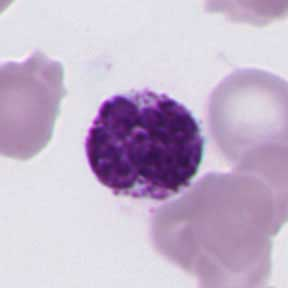
#> input picture leuko_fatty_256/basophil/basophil_0037.jpg, 288 x 288 px; its folder holds only this picture in this run
$ jupyter execute --allow-errors tiny_model_zoo.ipynb
#> lines starting #> are read from the running program, lines starting #| are printed output that depends on the picture
[cell 1]
from __future__ import annotations

#general naming conventions.
#in "optional" cells, the variable names start with "_". These are generally do visually peek at some data...

#use full words where possible, width instead of w. (x and y are exceptions)
#use snake case, caps for global, lowercase for local.
# follow swift-like wording (descriptive, full eglish words) -- but not camel cased...

import os
os.environ["PYTORCH_ENABLE_MPS_FALLBACK"] = "1"

from pathlib import Path
from dataclasses import dataclass, asdict
from typing import Tuple, List, Optional, Dict, Literal
from collections import defaultdict
from enum import Enum
import random, math, json, time
from PIL import Image, ImageDraw, ImageFont, ImageFile, ImageEnhance
import matplotlib.pyplot as plt
import cv2
import numpy as np
import torch
import torch.nn as nn
import torchvision.transforms.functional as TVF
import torch.nn.functional as F
from torch.utils.data import DataLoader, Dataset
from sklearn.metrics import roc_curve, auc, roc_auc_score, confusion_matrix
from sklearn.preprocessing import label_binarize

PathLike = Path | str
RGB = tuple[int, int, int]

MAX_AUGMENT_MULTIPLIER = 2.0  # augmented <= real

BALANCE_TARGET_COUNT_PER_CLASS = 2500
SPLIT_PERCENT_TEST = 0.0
SPLIT_PERCENT_VALIDATION = 0.20

NETWORK_POST_AUGMENTATION_INSET = 12
NETWORK_SIZE = 224

# Image-space LAB L normalization defaults (baked in)
LAB_NORMALIZATION_TARGET_MEAN = 145.0
LAB_NORMALIZATION_TARGET_STD  = 40.0

CLAHE_CLIP_LIMIT = 2.0
CLAHE_TILE_GRID_SIZE = (8, 8)

DENOISE_LUMINANCE_STRENGTH = 5
DENOISE_COLOR_STRENGTH = 5
DENOISE_TEMPLATE_WINDOW_SIZE = 7
DENOISE_SEARCH_WINDOW_SIZE = 21

AUGMENTATION_BRIGHTNESS_MIN, AUGMENTATION_BRIGHTNESS_MAX = 0.90, 1.10
AUGMENTATION_CONTRAST_MIN, AUGMENTATION_CONTRAST_MAX   = 0.90, 1.10
AUGMENTATION_SATURATION_MIN, AUGMENTATION_SATURATION_MAX = 0.95, 1.05
AUGMENTATION_TRANSLATION_VALUES = [-5, 0, 5]
AUGMENTATION_ROTATION_VALUES = [0, 90, 180, 270]

torch.set_default_dtype(torch.float32)
#> (this line was passed over: torch is not available in this run)


print("🟢 Modules loaded.")

[cell 2]
DATA_ROOT = Path("leuko_fatty_256")

jpg_file_list = list(DATA_ROOT.rglob("*.jpg"))
valid_count = corrupt_count = 0
min_width = min_height = 2048
max_width = max_height = 0

ImageFile.LOAD_TRUNCATED_IMAGES = True
for jpg_file in jpg_file_list:
    try:
        with Image.open(jpg_file) as image:
#> image is the input picture: PIL image 288x288 RGB; mean R, G, B 195.3, 179.2, 203.2
            width, height = image.size
            valid_count += 1
            min_width = min(min_width, width)
            min_height = min(min_height, height)
            max_width = max(max_width, width)
            max_height = max(max_height, height)
    except Exception:
        corrupt_count += 1

if corrupt_count: print(f"⚠️ {corrupt_count} corrupt image files.")
if (min_width, min_height) == (max_width, max_height):
    print(f"🟢 {valid_count} images with ubiquitous dimensions, {min_width} x {min_height} pixels.")
#| 🟢 2 images with ubiquitous dimensions, 288 x 288 pixels.
else:
    print(f"🟡 {valid_count} images of mixed dimensions\n   ({min_width} to {max_width}) x ({min_height} to {max_height}) pixels.")

ImageFile.LOAD_TRUNCATED_IMAGES = False

[cell 3]
# Peek at the data, in a sexy fashion. Skip if broken.
_class_directories = sorted(
    p for p in DATA_ROOT.iterdir()
    if p.is_dir() and not p.name.startswith("__")
)
_thumbnail_size = 56; _images_per_class = 6
_panel_columns = 3; _panel_rows = 2
_image_padding = 3; _panel_padding = 8; _label_height = 16
_classes_per_row = 4
_class_count = len(_class_directories); _font = ImageFont.load_default()
_panel_width  = _panel_columns * _thumbnail_size + (_panel_columns - 1) * _image_padding
_panel_height = _label_height + _panel_rows * _thumbnail_size + (_panel_rows - 1) * _image_padding
_grid_columns = min(_classes_per_row, _class_count) if _class_count else _classes_per_row
_grid_rows    = math.ceil(_class_count / _grid_columns) if _class_count else 1
_canvas_width  = _grid_columns * _panel_width  + (_grid_columns - 1) * _panel_padding
_canvas_height = _grid_rows    * _panel_height + (_grid_rows    - 1) * _panel_padding
_canvas = Image.new("RGB", (_canvas_width, _canvas_height), "white")
#> _canvas: PIL image 356x131 RGB; every value is 255
_draw = ImageDraw.Draw(_canvas)
_image_positions = [
    (column_index, row_index)
    for row_index in range(_panel_rows)
    for column_index in range(_panel_columns)
]
for class_index, class_directory in enumerate(_class_directories):
    jpg_files = sorted(class_directory.rglob("*.jpg"))
    if not jpg_files: continue
    sample_images = random.sample(jpg_files, min(_images_per_class, len(jpg_files)))
    grid_row = class_index // _grid_columns; grid_column = class_index % _grid_columns
    x_offset = grid_column * (_panel_width + _panel_padding); y_offset = grid_row * (_panel_height + _panel_padding)
    _draw.text((x_offset, y_offset), class_directory.name, fill=(0, 0, 0), font=_font)
    for image_path, (column_index, row_index) in zip(sample_images, _image_positions):
        with Image.open(image_path) as image:
            image = image.convert("RGB").resize((_thumbnail_size, _thumbnail_size), Image.BILINEAR)
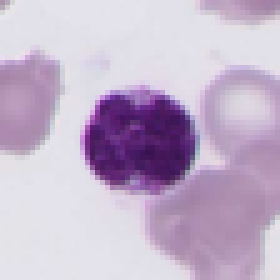
#> image: PIL image 56x56 RGB (shown 5 times larger); mean R, G, B 195.3, 179.2, 203.2
        pixel_x = x_offset + column_index * (_thumbnail_size + _image_padding)
        pixel_y = y_offset + _label_height + row_index * (_thumbnail_size + _image_padding)
        _canvas.paste(image, (pixel_x, pixel_y))
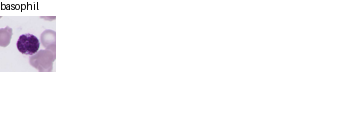
#> _canvas: PIL image 356x131 RGB; mean R, G, B 250.4, 249.4, 251
plt.figure(figsize=(12, max(4, _grid_rows * 2.2))); plt.imshow(_canvas); plt.axis("off"); plt.show()

[cell 4]
# [10 lines left out: functions tensor_to_pil, pil_to_tensor, not called in this run]

@dataclass(frozen=True)
class Augmentation:
    flip_horizontal: bool
    rotation_degrees: int
    translation_x: int
    translation_y: int
    brightness_factor: float = 1.0
    contrast_factor: float = 1.0
    saturation_factor: float = 1.0

# [75 lines left out: functions _apply_color_pil, _apply_geometry_pil, apply_augmentation, not called in this run]

def make_random_augmentation(random_generator: random.Random) -> Augmentation:
    return Augmentation(
        flip_horizontal=random_generator.choice([False, True]),
        rotation_degrees=random_generator.choice(AUGMENTATION_ROTATION_VALUES),
        translation_x=random_generator.choice(AUGMENTATION_TRANSLATION_VALUES),
        translation_y=random_generator.choice(AUGMENTATION_TRANSLATION_VALUES),
        brightness_factor=random_generator.uniform(AUGMENTATION_BRIGHTNESS_MIN, AUGMENTATION_BRIGHTNESS_MAX),
        contrast_factor=random_generator.uniform(AUGMENTATION_CONTRAST_MIN, AUGMENTATION_CONTRAST_MAX),
        saturation_factor=random_generator.uniform(AUGMENTATION_SATURATION_MIN, AUGMENTATION_SATURATION_MAX),
    )

@dataclass(frozen=True)
class FileReference:
    path: Path
    def __init__(self, path: PathLike):
        object.__setattr__(self, "path", Path(path))

@dataclass(frozen=True)
class FileReferenceAndAugmentation:
    file_reference: FileReference
    augmentation: Optional[Augmentation]


class_directories = sorted(
    class_directory
    for class_directory in DATA_ROOT.iterdir()
    if class_directory.is_dir()
    and not class_directory.name.startswith("__")
)

file_reference_table = defaultdict(list)
all_file_references: List[FileReference] = []

for class_directory in class_directories:
    class_name = class_directory.name
    for file_path in sorted(class_directory.rglob("*.jpg")):
        if file_path.is_file() and file_path.suffix.lower() == ".jpg":
            file_reference = FileReference(file_path)
            file_reference_table[class_name].append(file_reference)
            all_file_references.append(file_reference)

class_directories = sorted(
    class_directory
    for class_directory in DATA_ROOT.iterdir()
    if class_directory.is_dir()
    and not class_directory.name.startswith("__")
)

class_names: List[str] = [ class_directory.name for class_directory in class_directories ]
class_count = len(class_names)
class_index_table: Dict[str, int] = { class_name: class_index for class_index, class_name in enumerate(class_names) }
class_name_table: Dict[int, str] = { class_index: class_name for class_name, class_index in class_index_table.items() }

for class_name in class_names:
    class_index = class_index_table[class_name]
    class_name_refetch = class_name_table[class_index]
    length = len(file_reference_table[class_name])
    print(f"🔍 Found class: {class_name} ({class_index} => {class_name_refetch}) with {length} samples.")

[cell 5]
train_file_reference_table: Dict[str, List[FileReference]] = {}
validation_file_reference_table: Dict[str, List[FileReference]] = {}
test_file_reference_table: Dict[str, List[FileReference]] = {}

SPLIT_SEED = 777

def _stable_u32(text: str) -> int:
    import hashlib
    digest = hashlib.blake2b(text.encode("utf-8"),digest_size=4).digest()
    return int.from_bytes(digest, "little")

def split_list_deterministic(
    items: List[FileReference],
    seed: int,
) -> tuple[List[FileReference], List[FileReference], List[FileReference]]:
    items = sorted(
        items,
        key=lambda file_reference: file_reference.path.as_posix(),
    )
    items = list(items)
    random_generator = random.Random(seed)
    random_generator.shuffle(items)
    item_count = len(items)
    test_count = int(item_count * SPLIT_PERCENT_TEST)
    validation_count = int(item_count * SPLIT_PERCENT_VALIDATION)
    train_count = item_count - test_count - validation_count
    if item_count and train_count <= 0:
        train_count = 1
        leftover = item_count - train_count
        validation_count = min(validation_count, leftover)
        test_count = min(test_count, leftover - validation_count)

    train_items = items[:train_count]
    validation_items = items[train_count:train_count + validation_count]
    test_items = items[train_count + validation_count:train_count + validation_count + test_count]
    return train_items, validation_items, test_items

for class_name in class_names:
    class_file_references = file_reference_table.get(class_name, [])
    class_seed = _stable_u32(f"{SPLIT_SEED}|{class_name}")
    train_items, validation_items, test_items = split_list_deterministic(class_file_references, class_seed)
    train_file_reference_table[class_name] = train_items
    validation_file_reference_table[class_name] = validation_items
    test_file_reference_table[class_name] = test_items


holdout_file_reference_table: Dict[str, List[FileReference]] = {
    class_name: (
        validation_file_reference_table[class_name]
        + test_file_reference_table[class_name]
    )
    for class_name in class_names
}

for class_name in class_names:
    train_count = len(train_file_reference_table.get(class_name, []))
    validation_count = len(validation_file_reference_table.get(class_name, []))
    test_count = len(test_file_reference_table.get(class_name, []))

    print(
        f"{class_name:>20s} | "
        f"train={train_count:4d} | "
        f"val={validation_count:4d} | "
        f"test={test_count:4d}"
    )

def build_balanced_train_items(class_name: str, epoch_seed: int) -> List[FileReferenceAndAugmentation]:
    base = train_file_reference_table.get(class_name, [])
    items = [FileReferenceAndAugmentation(fr, None) for fr in base]
    if not base:
        return items

    target = BALANCE_TARGET_COUNT_PER_CLASS  # 2000
    max_augmented = int(len(base) * MAX_AUGMENT_MULTIPLIER)
    max_total = len(base) + max_augmented
    effective_target = min(target, max_total)

    rng = random.Random(_stable_u32(f"{SPLIT_SEED}|balance|{class_name}|epoch{epoch_seed}"))

    while len(items) < effective_target:
        fr = rng.choice(base)
        items.append(FileReferenceAndAugmentation(fr, make_random_augmentation(rng)))

    if len(items) > effective_target:
        rng.shuffle(items)
        items = items[:effective_target]

    return items

[cell 6]
def build_and_pad_data(
    *,
    class_names: List[str],
    build_balanced_train_items,  # expects (class_name: str, trial_seed: int) -> List[...]
    validation_file_reference_table: Dict[str, List[FileReference]],
    test_file_reference_table: Dict[str, List[FileReference]],
    epoch_seed: int,
    verbose: bool = True,
) -> Tuple[
    Dict[str, List[FileReferenceAndAugmentation]],
    Dict[str, List[FileReferenceAndAugmentation]],
    Dict[str, List[FileReferenceAndAugmentation]],
    List[FileReferenceAndAugmentation],
    List[FileReferenceAndAugmentation],
    List[FileReferenceAndAugmentation],
]:
#> called with epoch_seed = 0, verbose = True
    train_augmented_table: Dict[str, List[FileReferenceAndAugmentation]] = {}
    validation_augmented_table: Dict[str, List[FileReferenceAndAugmentation]] = {}
    test_augmented_table: Dict[str, List[FileReferenceAndAugmentation]] = {}

    train_augmented_all: List[FileReferenceAndAugmentation] = []
    validation_augmented_all: List[FileReferenceAndAugmentation] = []
    test_augmented_all: List[FileReferenceAndAugmentation] = []

    for class_name in class_names:
        train_items = build_balanced_train_items(class_name, int(epoch_seed))
        # 👇 pass the seed
        #train_items = build_balanced_train_items(class_name, trial_seed=trial_seed)

        train_augmented_table[class_name] = train_items
        train_augmented_all.extend(train_items)

        augmentation_count = sum(1 for item in train_items if item.augmentation is not None)
        total_count = len(train_items)
        real_count = total_count - augmentation_count

        validation_refs = validation_file_reference_table.get(class_name, [])
        validation_items = [FileReferenceAndAugmentation(fr, None) for fr in validation_refs]
        validation_augmented_table[class_name] = validation_items
        validation_augmented_all.extend(validation_items)

        test_refs = test_file_reference_table.get(class_name, [])
        test_items = [FileReferenceAndAugmentation(fr, None) for fr in test_refs]
        test_augmented_table[class_name] = test_items
        test_augmented_all.extend(test_items)

        if verbose:
            print(
                f"✅ {class_name}: "
                f"train={total_count} (real={real_count}, augmented={augmentation_count}) | "
                f"validation={len(validation_items)} | "
                f"test={len(test_items)}"
            )

    return (
        train_augmented_table,
        validation_augmented_table,
        test_augmented_table,
        train_augmented_all,
        validation_augmented_all,
        test_augmented_all,
    )

(
    train_augmented_table,
    validation_augmented_table,
    test_augmented_table,
    train_augmented_all,
    validation_augmented_all,
    test_augmented_all,
) = build_and_pad_data(
    class_names=class_names,
    build_balanced_train_items=build_balanced_train_items,
    validation_file_reference_table=validation_file_reference_table,
    test_file_reference_table=test_file_reference_table,
    verbose=True,
    epoch_seed=0
)

[cell 7]
def crop_inset_and_resize(
    image: Image.Image,
    inset: int,
    network_size: int,
) -> Image.Image:
#> called with inset = 12, network_size = 224
    if image.mode != "RGB":
        image = image.convert("RGB")
    width, height = image.size
    inset = int(max(0, inset))
    crop_width = width - 2 * inset
    crop_height = height - 2 * inset
    if crop_width <= 1 or crop_height <= 1:
        square_size = max(1, min(width, height))
        left = (width - square_size) // 2
        top = (height - square_size) // 2
        image = image.crop((left, top, left + square_size, top + square_size))
    else:
        image = image.crop((inset, inset, width - inset, height - inset))
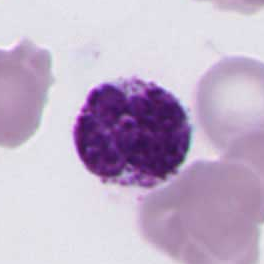
#> image: PIL image 264x264 RGB; mean R, G, B 192.4, 175.4, 200.9
    return image.resize((network_size, network_size), resample=Image.Resampling.BILINEAR)

def apply_clahe(
    image: Image.Image
) -> Image.Image:
    if image.mode != "RGB":
        image = image.convert("RGB")
    rgb_u8 = np.asarray(image)
    lab_u8 = cv2.cvtColor(rgb_u8, cv2.COLOR_RGB2LAB)
    l_u8, a_u8, b_u8 = cv2.split(lab_u8)
    clahe = cv2.createCLAHE(
        clipLimit=float(CLAHE_CLIP_LIMIT),
        tileGridSize=tuple(CLAHE_TILE_GRID_SIZE),
    )
    l2_u8 = clahe.apply(l_u8)
    lab2_u8 = cv2.merge([l2_u8, a_u8, b_u8])
    rgb2_u8 = cv2.cvtColor(lab2_u8, cv2.COLOR_LAB2RGB)
    return Image.fromarray(rgb2_u8)

def apply_denoise(
    image: Image.Image,
) -> Image.Image:
    if image.mode != "RGB":
        image = image.convert("RGB")
    rgb_u8 = np.asarray(image)
    bgr_u8 = cv2.cvtColor(rgb_u8, cv2.COLOR_RGB2BGR)
    denoised_bgr_u8 = cv2.fastNlMeansDenoisingColored(
        bgr_u8, None,
        h=int(DENOISE_LUMINANCE_STRENGTH), hColor=int(DENOISE_COLOR_STRENGTH),
        templateWindowSize=int(DENOISE_TEMPLATE_WINDOW_SIZE),
        searchWindowSize=int(DENOISE_SEARCH_WINDOW_SIZE),
    )
    denoised_rgb_u8 = cv2.cvtColor(denoised_bgr_u8, cv2.COLOR_BGR2RGB)
    return Image.fromarray(denoised_rgb_u8)

def apply_lab(
    image: Image.Image,
) -> Image.Image:
    if image.mode != "RGB":
        image = image.convert("RGB")
    rgb_u8 = np.asarray(image)
    lab_f32 = cv2.cvtColor(rgb_u8, cv2.COLOR_RGB2LAB).astype(np.float32)
    l_f32, a_f32, b_f32 = cv2.split(lab_f32)
    epsilon = 1e-6
    luminance_mean = float(l_f32.mean())
    luminance_std = float(l_f32.std()) + epsilon
    l_f32 = (l_f32 - luminance_mean) / luminance_std * float(LAB_NORMALIZATION_TARGET_STD) + float(LAB_NORMALIZATION_TARGET_MEAN)
    l_u8 = np.clip(l_f32, 0.0, 255.0).astype(np.uint8)
    a_u8 = np.clip(a_f32, 0.0, 255.0).astype(np.uint8)
    b_u8 = np.clip(b_f32, 0.0, 255.0).astype(np.uint8)
    rgb2_u8 = cv2.cvtColor(cv2.merge([l_u8, a_u8, b_u8]), cv2.COLOR_LAB2RGB)
    return Image.fromarray(rgb2_u8)

def apply_reinhard(image: Image.Image) -> Image.Image:
    if image.mode != "RGB":
        image = image.convert("RGB")
    rgb_u8 = np.asarray(image)
    lab_f32 = cv2.cvtColor(rgb_u8, cv2.COLOR_RGB2LAB).astype(np.float32)
    l_f32, a_f32, b_f32 = cv2.split(lab_f32)
    target_l_mean, target_l_std = 165.0, 35.0
    target_a_mean, target_a_std = 135.0, 12.0
    target_b_mean, target_b_std = 140.0, 12.0
    epsilon = 1e-6
    source_l_mean, source_l_std = float(l_f32.mean()), float(l_f32.std()) + epsilon
    source_a_mean, source_a_std = float(a_f32.mean()), float(a_f32.std()) + epsilon
    source_b_mean, source_b_std = float(b_f32.mean()), float(b_f32.std()) + epsilon
    l_f32 = (l_f32 - source_l_mean) / source_l_std * target_l_std + target_l_mean
    a_f32 = (a_f32 - source_a_mean) / source_a_std * target_a_std + target_a_mean
    b_f32 = (b_f32 - source_b_mean) / source_b_std * target_b_std + target_b_mean
    lab_u8 = cv2.merge([
        np.clip(l_f32, 0.0, 255.0), np.clip(a_f32, 0.0, 255.0), np.clip(b_f32, 0.0, 255.0),
    ]).astype(np.uint8)
    rgb2_u8 = cv2.cvtColor(lab_u8, cv2.COLOR_LAB2RGB)
    return Image.fromarray(rgb2_u8)

class PreprocessingMode(Enum):
    LAB = "lab"
    REINHARD = "reinhard"

@dataclass(frozen=True)
class PreprocessConfig:
    mode: Optional[PreprocessingMode] = None
    clahe: bool = False
    denoise: bool = False

def preprocess_image(
    image: Image.Image,
    mode: Optional[PreprocessingMode],
    clahe: bool,
    denoise: bool,
) -> Image.Image:
    if mode is not None:
        if mode == PreprocessingMode.LAB:
            image = apply_lab(image)
        elif mode == PreprocessingMode.REINHARD:
            image = apply_reinhard(image)
        else:
            raise ValueError(f"Unknown PreprocessingMode: {mode!r}")
    if clahe:
        image = apply_clahe(image)
    if denoise:
        image = apply_denoise(image)
    return image

# [10 lines left out: functions image_from_file_reference, image_from_file_reference_augmented, not called in this run]

[cell 8]
# Peek at preprocessing combinations (no DataLoader). Optional cell. Skip if it's broken.
_seed = 777; _random_generator = random.Random(_seed)
_samples_per_cell = 4; _samples_grid_columns = 2; _samples_grid_rows = 2
_thumbnail_size = 96; _thumbnail_padding = 4; _panel_padding = 10; _label_height = 14; _outer_padding = 10
_font = ImageFont.load_default()
if len(jpg_file_list) == 0: raise RuntimeError(f"No .jpg files found under {DATA_ROOT}")
_sample_file_paths = _random_generator.sample(jpg_file_list, k=min(_samples_per_cell, len(jpg_file_list)))
print("Samples:"); [print(" ", _file_path) for _file_path in _sample_file_paths]
_mode_rows: list[tuple[str, Optional[PreprocessingMode]]] = [("none", None), ("lab", PreprocessingMode.LAB), ("reinhard", PreprocessingMode.REINHARD)]
_flag_columns: list[tuple[int, int]] = [(0, 0), (0, 1), (1, 0), (1, 1)]
_cell_image_width  = _samples_grid_columns * _thumbnail_size + (_samples_grid_columns - 1) * _thumbnail_padding
_cell_image_height = _samples_grid_rows    * _thumbnail_size + (_samples_grid_rows    - 1) * _thumbnail_padding
_cell_width = _cell_image_width; _cell_height = _label_height + _cell_image_height
_canvas_width  = len(_flag_columns) * _cell_width  + (len(_flag_columns) - 1) * _panel_padding + 2 * _outer_padding
_canvas_height = len(_mode_rows)    * _cell_height + (len(_mode_rows)    - 1) * _panel_padding + 2 * _outer_padding
_canvas = Image.new("RGB", (_canvas_width, _canvas_height), (0, 0, 0)); _draw = ImageDraw.Draw(_canvas)
for _row_index, (_mode_label, _mode_value) in enumerate(_mode_rows):
    for _column_index, (_clahe_flag, _denoise_flag) in enumerate(_flag_columns):
        _x0 = _outer_padding + _column_index * (_cell_width + _panel_padding)
        _y0 = _outer_padding + _row_index    * (_cell_height + _panel_padding)
        _draw.text((_x0, _y0), f"{_mode_label}  clahe={_clahe_flag}  denoise={_denoise_flag}", fill=(255, 255, 255), font=_font)
        for _sample_index, _file_path in enumerate(_sample_file_paths):
            _sample_row = _sample_index // _samples_grid_columns; _sample_column = _sample_index % _samples_grid_columns
            with Image.open(_file_path) as _image: _image_rgb = _image.convert("RGB")
            _image_rgb = crop_inset_and_resize(image=_image_rgb, inset=int(NETWORK_POST_AUGMENTATION_INSET), network_size=int(NETWORK_SIZE))
            _processed = preprocess_image(image=_image_rgb, mode=_mode_value, clahe=bool(_clahe_flag), denoise=bool(_denoise_flag))
            _thumbnail = _processed.resize((_thumbnail_size, _thumbnail_size), resample=Image.Resampling.BILINEAR)
            _pixel_x = _x0 + _sample_column * (_thumbnail_size + _thumbnail_padding)
            _pixel_y = _y0 + _label_height + _sample_row * (_thumbnail_size + _thumbnail_padding)
            _canvas.paste(_thumbnail, (_pixel_x, _pixel_y))
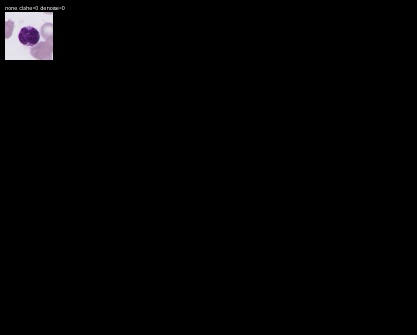
#> _canvas: PIL image 834x670 RGB (shown at 1/2 size); mean R, G, B 3.3, 3, 3.4
plt.figure(figsize=(14, max(4, len(_mode_rows) * 2.2))); plt.imshow(_canvas); plt.axis("off"); plt.show()
#> after `plt.figure(figsize=(14, max(4, len(_mode_rows) * 2.2)))`:
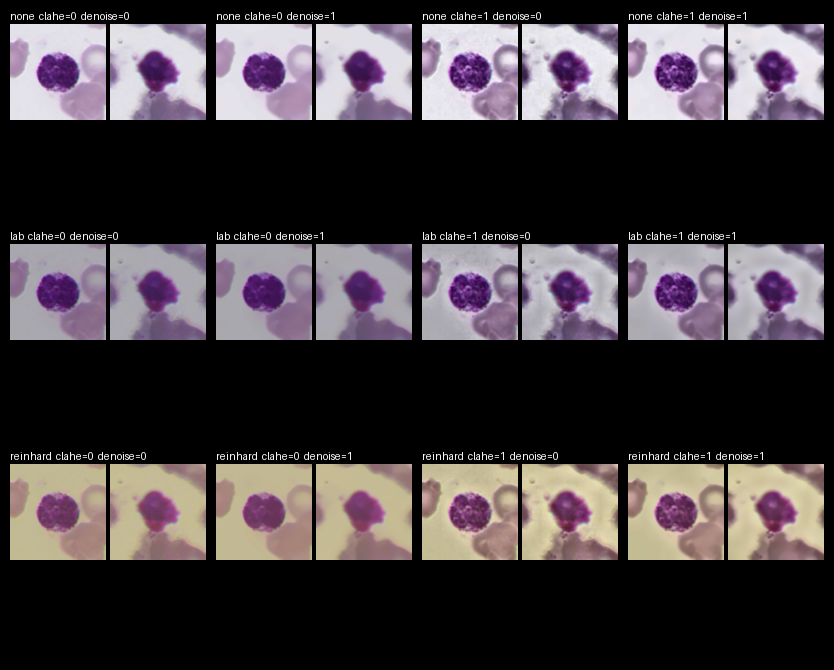
#> shown: shape (670, 834, 3); mean R, G, B 69.1, 62.1, 66.2
